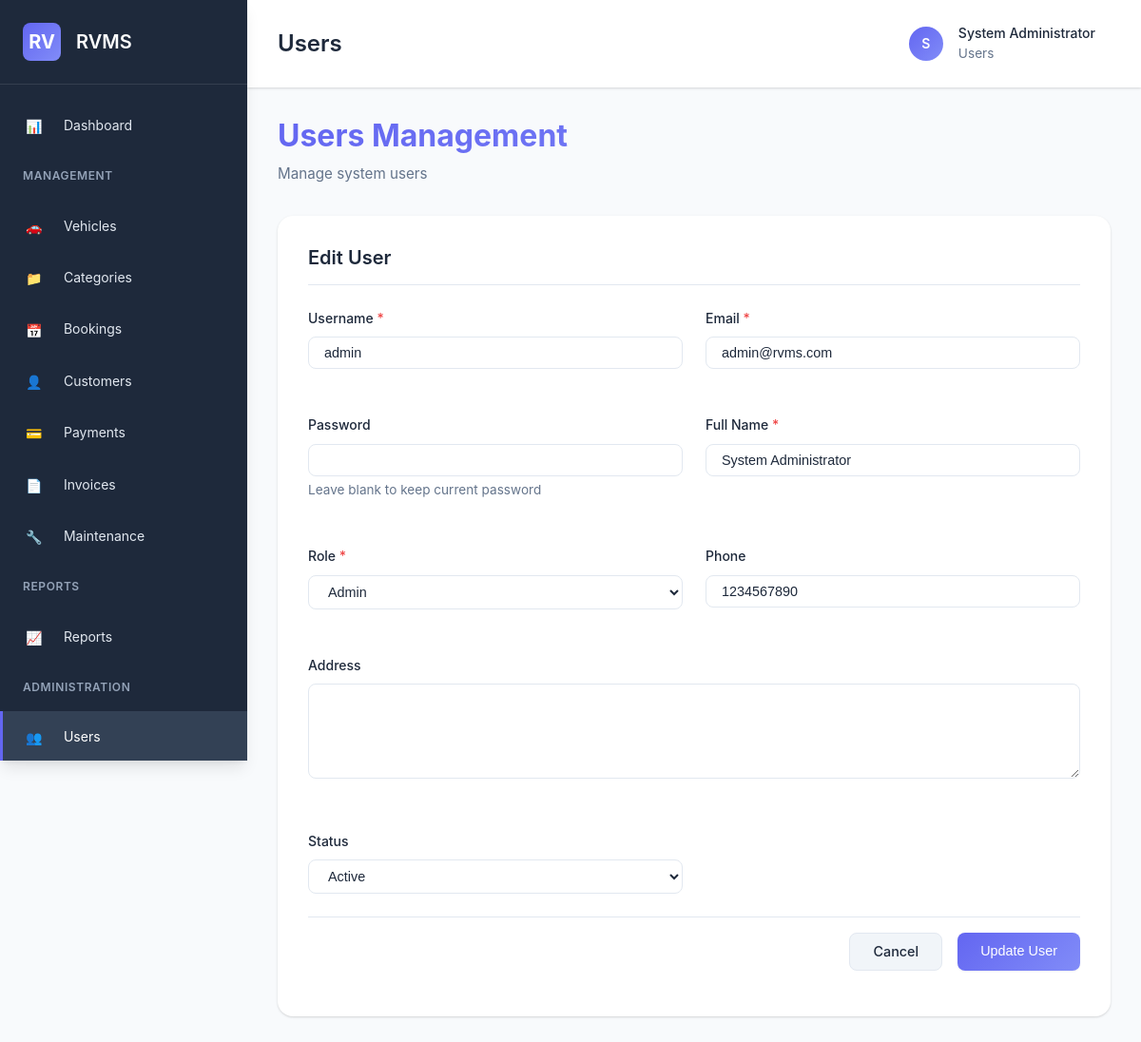
The app's page /pages/users.php?edit=1 (signed in) with its own data.
### tables this page shows
CREATE TABLE IF NOT EXISTS users (
    id INT AUTO_INCREMENT PRIMARY KEY,
    username VARCHAR(50) UNIQUE NOT NULL,
    email VARCHAR(100) UNIQUE NOT NULL,
    password VARCHAR(255) NOT NULL,
    full_name VARCHAR(100) NOT NULL,
    role ENUM('admin', 'staff', 'customer') DEFAULT 'customer',
    phone VARCHAR(20),
    address TEXT,
    status ENUM('active', 'inactive') DEFAULT 'active',
    created_at TIMESTAMP DEFAULT CURRENT_TIMESTAMP,
    updated_at TIMESTAMP DEFAULT CURRENT_TIMESTAMP ON UPDATE CURRENT_TIMESTAMP,
    INDEX idx_username (username),
    INDEX idx_email (email),
    INDEX idx_role (role)
);

### config/auth.php (called while the page is built, shortened)
<?php
function isLoggedIn() {
    return isset($_SESSION['user_id']) && !empty($_SESSION['user_id']);
}
function hasRole($roles) {
    $userRole = $_SESSION['user_role'] ?? '';
    if (is_array($roles)) {
        return in_array($userRole, $roles);
    }
    return $userRole === $roles;
}
function getCurrentUser() {
    $db = getDB();
    try {
        $stmt = $db->prepare("SELECT id, username, email, full_name, role, phone, address, status FROM users WHERE id = ? LIMIT 1");
        $stmt->execute([$_SESSION['user_id']]);
        return $stmt->fetch();
    } catch(PDOException $e) {
        error_log("Get User Error: " . $e->getMessage());
        return null;
    }
}

### pages/users.php (the view, shortened to what this page needs)
<?php
require_once '../config/auth.php';
$pageTitle = 'Users';
$db = getDB();
$editUser = null;
if (isset($_GET['edit'])) {
    $id = intval($_GET['edit']);
    $stmt = $db->prepare("SELECT * FROM users WHERE id = ?");
    $stmt->execute([$id]);
    $editUser = $stmt->fetch();
}
include '../includes/header.php';
?>
<div class="page-header">
    <h1 class="page-title">Users Management</h1>
    <p class="page-subtitle">Manage system users</p>
</div>
<?php if (isset($_GET['add']) || isset($_GET['edit'])): ?>
    <div class="card">
        <div class="card-header">
            <h3 class="card-title"><?php echo isset($_GET['edit']) ? 'Edit User' : 'Add User'; ?></h3>
        </div>
        <div class="card-body">
            <form method="POST">
                <div style="display: grid; grid-template-columns: 1fr 1fr; gap: var(--spacing-lg);">
                    <div class="form-group">
                        <label class="form-label required" for="username">Username</label>
                        <input type="text" class="form-control" id="username" name="username" required value="<?php echo htmlspecialchars($editUser['username'] ?? ''); ?>">
                    </div>
                    <div class="form-group">
                        <label class="form-label required" for="email">Email</label>
                        <input type="email" class="form-control" id="email" name="email" required value="<?php echo htmlspecialchars($editUser['email'] ?? ''); ?>">
                    </div>
                    <div class="form-group">
                        <label class="form-label <?php echo isset($_GET['edit']) ? '' : 'required'; ?>" for="password">Password</label>
                        <input type="password" class="form-control" id="password" name="password" <?php echo isset($_GET['edit']) ? '' : 'required'; ?>>
                        <?php if (isset($_GET['edit'])): ?>
                            <div class="form-help">Leave blank to keep current password</div>
                        <?php endif; ?>
                    </div>
                    <div class="form-group">
                        <label class="form-label required" for="full_name">Full Name</label>
                        <input type="text" class="form-control" id="full_name" name="full_name" required value="<?php echo htmlspecialchars($editUser['full_name'] ?? ''); ?>">
                    </div>
                    <div class="form-group">
                        <label class="form-label required" for="role">Role</label>
                        <select class="form-control" id="role" name="role" required>
                            <option value="admin" <?php echo ($editUser && $editUser['role'] === 'admin') ? 'selected' : ''; ?>>Admin</option>
                        </select>
                    </div>
                    <div class="form-group">
                        <label class="form-label" for="phone">Phone</label>
                        <input type="text" class="form-control" id="phone" name="phone" value="<?php echo htmlspecialchars($editUser['phone'] ?? ''); ?>">
                    </div>
                    <div class="form-group" style="grid-column: 1 / -1;">
                        <label class="form-label" for="address">Address</label>
                        <textarea class="form-control" id="address" name="address" rows="2"><?php echo htmlspecialchars($editUser['address'] ?? ''); ?></textarea>
                    </div>
                    <div class="form-group">
                        <label class="form-label" for="status">Status</label>
                        <select class="form-control" id="status" name="status">
                            <option value="active" <?php echo ($editUser && $editUser['status'] === 'active') ? 'selected' : ''; ?>>Active</option>
                        </select>
                    </div>
                </div>
                <div class="card-footer">
                    <a href="<?php echo BASE_URL; ?>pages/users.php" class="btn btn-secondary">Cancel</a>
                    <button type="submit" class="btn btn-primary"><?php echo isset($_GET['edit']) ? 'Update' : 'Add'; ?> User</button>
                </div>
            </form>
        </div>
    </div>
<?php endif; ?>
<?php include '../includes/footer.php'; ?>

### includes/header.php (shortened to what this page needs)
<?php
$currentUser = getCurrentUser();
$currentPage = basename($_SERVER['PHP_SELF']);
?>
<!DOCTYPE html>
<html lang="en">
<head>
    <link rel="stylesheet" href="<?php echo BASE_URL; ?>assets/css/style.css">
    <link rel="stylesheet" href="<?php echo BASE_URL; ?>assets/icons/icons.css">
</head>
<body>
    <aside class="sidebar" id="sidebar">
        <div class="sidebar-header">
            <div class="sidebar-logo">RV</div>
            <div class="sidebar-title">RVMS</div>
        </div>
        <nav class="sidebar-menu">
            <a href="<?php echo BASE_URL; ?>dashboard.php" class="menu-item <?php echo $currentPage === 'dashboard.php' ? 'active' : ''; ?>">
                <i class="icon icon-dashboard"></i> Dashboard
            </a>
            <?php if (hasRole(['admin', 'staff'])): ?>
                <div class="menu-group-title">Management</div>
                <a href="<?php echo BASE_URL; ?>pages/vehicles.php" class="menu-item <?php echo $currentPage === 'vehicles.php' ? 'active' : ''; ?>">
                    <i class="icon icon-vehicle"></i> Vehicles
                </a>
                <a href="<?php echo BASE_URL; ?>pages/categories.php" class="menu-item <?php echo $currentPage === 'categories.php' ? 'active' : ''; ?>">
                    <i class="icon icon-category"></i> Categories
                </a>
                <a href="<?php echo BASE_URL; ?>pages/bookings.php" class="menu-item <?php echo $currentPage === 'bookings.php' ? 'active' : ''; ?>">
                    <i class="icon icon-booking"></i> Bookings
                </a>
                <a href="<?php echo BASE_URL; ?>pages/customers.php" class="menu-item <?php echo $currentPage === 'customers.php' ? 'active' : ''; ?>">
                    <i class="icon icon-customer"></i> Customers
                </a>
                <a href="<?php echo BASE_URL; ?>pages/payments.php" class="menu-item <?php echo $currentPage === 'payments.php' ? 'active' : ''; ?>">
                    <i class="icon icon-payment"></i> Payments
                </a>
                <a href="<?php echo BASE_URL; ?>pages/invoices.php" class="menu-item <?php echo $currentPage === 'invoices.php' ? 'active' : ''; ?>">
                    <i class="icon icon-file"></i> Invoices
                </a>
                <a href="<?php echo BASE_URL; ?>pages/maintenance.php" class="menu-item <?php echo $currentPage === 'maintenance.php' ? 'active' : ''; ?>">
                    <i class="icon icon-maintenance"></i> Maintenance
                </a>
            <?php endif; ?>
            <?php if (hasRole(['admin', 'staff'])): ?>
                <div class="menu-group-title">Reports</div>
                <a href="<?php echo BASE_URL; ?>pages/reports.php" class="menu-item <?php echo $currentPage === 'reports.php' ? 'active' : ''; ?>">
                    <i class="icon icon-report"></i> Reports
                </a>
            <?php endif; ?>
            <?php if (hasRole(['admin'])): ?>
                <div class="menu-group-title">Administration</div>
                <a href="<?php echo BASE_URL; ?>pages/users.php" class="menu-item <?php echo $currentPage === 'users.php' ? 'active' : ''; ?>">
                    <i class="icon icon-user"></i> Users
                </a>
            <?php endif; ?>
        </nav>
    </aside>
    <div class="main-content">
        <header class="header">
            <div class="header-left">
                <h2 style="margin: 0; font-size: 1.5rem;"><?php echo isset($pageTitle) ? $pageTitle : 'Dashboard'; ?></h2>
            </div>
            <div class="header-right">
                <div class="user-menu">
                    <div class="user-avatar"><?php echo strtoupper(substr($currentUser['full_name'], 0, 1)); ?></div>
                    <div>
                        <div style="font-weight: 500;"><?php echo htmlspecialchars($currentUser['full_name']); ?></div>
                        <div style="font-size: 0.85rem; color: var(--text-secondary);">
                            <?php echo isset($pageTitle) ? $pageTitle : ucfirst($currentUser['role']); ?>
                        </div>
                    </div>
                </div>
            </div>
        </header>
        <div class="content">

### records on screen
users: full_name "S", full_name "System Administrator", username "admin", email "admin@rvms.com", role "Admin", phone "1234567890", status "Active"

### other values on screen
$pageTitle "Users"
